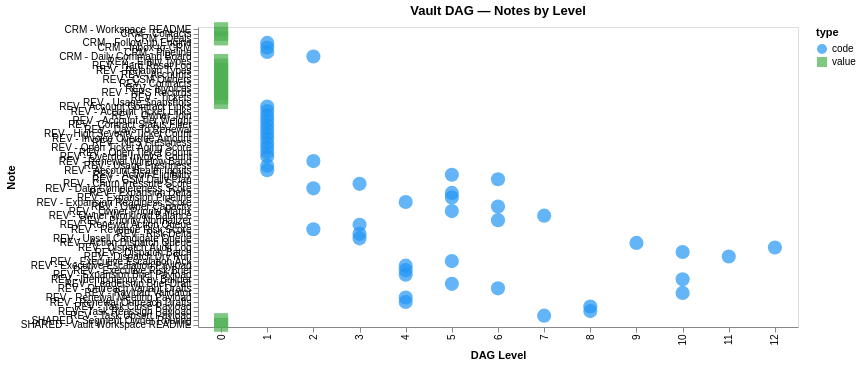

Source (notebook cell):
### Code cell
// Vega-Lite: DAG as a node-link diagram
// Build nodes and edges for visualization
const vegaNodes = notes.map(n => ({
  name: n.name,
  type: n.frontmatter.code ? 'code' : 'value',
  level: levels.get(n.name) ?? 0,
}));

const vegaEdges: Array<{source: string, target: string}> = [];
for (const note of notes) {
  for (const dep of note.wikilinks) {
    if (noteSet.has(dep)) {
      vegaEdges.push({ source: dep, target: note.name });
    }
  }
}

// Display as Vega-Lite layered chart
const spec = {
  "$schema": "https://vega.github.io/schema/vega-lite/v5.json",
  "title": "Vault DAG — Notes by Level",
  "width": 600,
  "height": 300,
  "data": { "values": vegaNodes },
  "mark": { "type": "point", "filled": true, "size": 200 },
  "encoding": {
    "x": { "field": "level", "type": "ordinal", "title": "DAG Level" },
    "y": { "field": "name", "type": "nominal", "title": "Note", "sort": null },
    "color": { "field": "type", "type": "nominal", "scale": { "domain": ["value", "code"], "range": ["#4CAF50", "#2196F3"] } },
    "shape": { "field": "type", "type": "nominal" },
    "tooltip": [{ "field": "name" }, { "field": "type" }, { "field": "level" }]
  }
};

await Deno.jupyter.display({ "application/vnd.vegalite.v5+json": spec }, { raw: true });

### Figure 1 — Vega-Lite specification as saved in the notebook (floating-point values rounded to 4 significant figures)
{"$schema": "https://vega.github.io/schema/vega-lite/v5.json", "data": {"values": [{"level": 0, "name": "CRM - Workspace README", "type": "value"}, {"level": 0, "name": "CRM - Contacts", "type": "value"}, {"level": 0, "name": "CRM - Deals", "type": "value"}, {"level": 1, "name": "CRM - Follow-up Engine", "type": "code"}, {"level": 1, "name": "CRM - Inbox-to-CRM", "type": "code"}, {"level": 1, "name": "CRM - Pipeline", "type": "code"}, {"level": 2, "name": "CRM - Daily Command Board", "type": "code"}, {"level": 0, "name": "REV - Entity Types", "type": "value"}, {"level": 0, "name": "REV - Hard Reset Log", "type": "value"}, {"level": 0, "name": "REV - Relation Types", "type": "value"}, {"level": 0, "name": "REV - Accounts", "type": "value"}, {"level": 0, "name": "REV - CSM Owners", "type": "value"}, {"level": 0, "name": "REV - Contracts", "type": "value"}, {"level": 0, "name": "REV - Invoices", "type": "value"}, {"level": 0, "name": "REV - NPS Records", "type": "value"}, {"level": 0, "name": "REV - Tickets", "type": "value"}, {"level": 0, "name": "REV - Usage Snapshots", "type": "value"}, {"level": 1, "name": "REV - Account Contract Links", "type": "code"}, {"level": 1, "name": "REV - Account Ticket Links", "type": "code"}, {"level": 1, "name": "REV - Owner Join", "type": "code"}, {"level": 1, "name": "REV - Account Tier Weight", "type": "code"}, {"level": 1, "name": "REV - Contract Status Filter", "type": "code"}, {"level": 1, "name": "REV - Days To Renewal", "type": "code"}, {"level": 1, "name": "REV - High Severity Ticket Count", "type": "code"}, {"level": 1, "name": "REV - Invoice Overdue Amount", "type": "code"}, {"level": 1, "name": "REV - NPS Freshness", "type": "code"}, {"level": 1, "name": "REV - Open Ticket Aging Score", "type": "code"}, {"level": 1, "name": "REV - Open Ticket Count", "type": "code"}, {"level": 1, "name": "REV - Overdue Invoice Count", "type": "code"}, {"level": 2, "name": "REV - Renewal Window Band", "type": "code"}, {"level": 1, "name": "REV - Usage Freshness", "type": "code"}, {"level": 1, "name": "REV - Account Health Inputs", "type": "code"}, {"level": 5, "name": "REV - Action Eligibility", "type": "code"}, {"level": 6, "name": "REV - CSM Daily Plan", "type": "code"}, {"level": 3, "name": "REV - Churn Pressure Score", "type": "code"}, {"level": 2, "name": "REV - Data Completeness Score", "type": "code"}, {"level": 5, "name": "REV - Expansion Delta", "type": "code"}, {"level": 5, "name": "REV - Expansion Pipeline", "type": "code"}, {"level": 4, "name": "REV - Expansion Readiness Score", "type": "code"}, {"level": 6, "name": "REV - Owner Capacity", "type": "code"}, {"level": 5, "name": "REV - Owner Priority Matrix", "type": "code"}, {"level": 7, "name": "REV - Owner Workload Balance", "type": "code"}, {"level": 6, "name": "REV - Priority Normalizer", "type": "code"}, {"level": 3, "name": "REV - Renewal Action Queue", "type": "code"}, {"level": 2, "name": "REV - Revenue Risk Score", "type": "code"}, {"level": 3, "name": "REV - Risk Delta", "type": "code"}, {"level": 3, "name": "REV - Upsell Candidate Queue", "type": "code"}, {"level": 9, "name": "REV - Action Dispatch Queue", "type": "code"}, {"level": 12, "name": "REV - Dispatch Audit Log", "type": "code"}, {"level": 10, "name": "REV - Dispatch Batch", "type": "code"}, {"level": 11, "name": "REV - Dispatch Dry Run", "type": "code"}, {"level": 5, "name": "REV - Executive Escalation Ack", "type": "code"}, {"level": 4, "name": "REV - Executive Escalation Payload", "type": "code"}, {"level": 4, "name": "REV - Executive Risk Brief", "type": "code"}, {"level": 4, "name": "REV - Expansion Brief Payload", "type": "code"}, {"level": 10, "name": "REV - Idempotency Key Builder", "type": "code"}, {"level": 5, "name": "REV - Leadership Brief Draft", "type": "code"}, {"level": 6, "name": "REV - Outreach Variant Drafts", "type": "code"}, {"level": 10, "name": "REV - Payload Validator", "type": "code"}, {"level": 4, "name": "REV - Renewal Meeting Payload", "type": "code"}, {"level": 4, "name": "REV - Renewal Outreach Drafts", "type": "code"}, {"level": 8, "name": "REV - Task Close Payload", "type": "code"}, {"level": 8, "name": "REV - Task Reassign Payload", "type": "code"}, {"level": 7, "name": "REV - Task Upsert Payload", "type": "code"}, {"level": 0, "name": "SHARED - Segment Owner Routing", "type": "value"}, {"level": 0, "name": "SHARED - Vault Workspace README", "type": "value"}]}, "encoding": {"color": {"field": "type", "scale": {"domain": ["value", "code"], "range": ["#4CAF50", "#2196F3"]}, "type": "nominal"}, "shape": {"field": "type", "type": "nominal"}, "tooltip": [{"field": "name"}, {"field": "type"}, {"field": "level"}], "x": {"field": "level", "title": "DAG Level", "type": "ordinal"}, "y": {"field": "name", "sort": null, "title": "Note", "type": "nominal"}}, "height": 300, "mark": {"filled": true, "size": 200, "type": "point"}, "title": "Vault DAG — Notes by Level", "width": 600}
